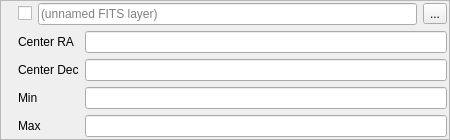
<?xml version="1.0" encoding="UTF-8"?>
<ui version="4.0">
 <class>FITSListWidget</class>
 <widget class="QFrame" name="FITSListWidget">
  <property name="geometry">
   <rect>
    <x>0</x>
    <y>0</y>
    <width>450</width>
    <height>140</height>
   </rect>
  </property>
  <property name="windowTitle">
   <string>Frame</string>
  </property>
  <property name="frameShape">
   <enum>QFrame::StyledPanel</enum>
  </property>
  <property name="frameShadow">
   <enum>QFrame::Raised</enum>
  </property>
  <layout class="QGridLayout" name="gridLayout_3">
   <property name="leftMargin">
    <number>17</number>
   </property>
   <property name="topMargin">
    <number>2</number>
   </property>
   <property name="rightMargin">
    <number>2</number>
   </property>
   <property name="bottomMargin">
    <number>2</number>
   </property>
   <item row="0" column="0">
    <layout class="QHBoxLayout" name="horizontalLayout">
     <item>
      <widget class="QCheckBox" name="m_visibilityBox">
       <property name="text">
        <string/>
       </property>
      </widget>
     </item>
     <item>
      <widget class="QLineEdit" name="m_nameEdit">
       <property name="placeholderText">
        <string>(unnamed FITS layer)</string>
       </property>
      </widget>
     </item>
     <item>
      <widget class="QToolButton" name="m_showHideButton">
       <property name="text">
        <string>...</string>
       </property>
      </widget>
     </item>
    </layout>
   </item>
   <item row="1" column="0">
    <widget class="QWidget" name="m_optionsWidget" native="true">
     <layout class="QGridLayout" name="gridLayout_2">
      <property name="leftMargin">
       <number>0</number>
      </property>
      <property name="topMargin">
       <number>0</number>
      </property>
      <property name="rightMargin">
       <number>0</number>
      </property>
      <property name="bottomMargin">
       <number>0</number>
      </property>
      <item row="0" column="0">
       <layout class="QGridLayout" name="gridLayout">
        <item row="0" column="0">
         <widget class="QLabel" name="label">
          <property name="text">
           <string>Center RA</string>
          </property>
         </widget>
        </item>
        <item row="0" column="1">
         <widget class="DoubleLineEdit" name="m_centerRaEdit"/>
        </item>
        <item row="1" column="0">
         <widget class="QLabel" name="label_2">
          <property name="text">
           <string>Center Dec</string>
          </property>
         </widget>
        </item>
        <item row="1" column="1">
         <widget class="DoubleLineEdit" name="m_centerDecEdit"/>
        </item>
        <item row="2" column="0">
         <widget class="QLabel" name="label_3">
          <property name="text">
           <string>Min</string>
          </property>
         </widget>
        </item>
        <item row="2" column="1">
         <widget class="DoubleLineEdit" name="m_minEdit"/>
        </item>
        <item row="3" column="0">
         <widget class="QLabel" name="label_4">
          <property name="text">
           <string>Max</string>
          </property>
         </widget>
        </item>
        <item row="3" column="1">
         <widget class="DoubleLineEdit" name="m_maxEdit"/>
        </item>
       </layout>
      </item>
     </layout>
    </widget>
   </item>
  </layout>
 </widget>
 <customwidgets>
  <customwidget>
   <class>DoubleLineEdit</class>
   <extends>QLineEdit</extends>
   <header>doublelineedit.h</header>
  </customwidget>
 </customwidgets>
 <resources/>
 <connections/>
</ui>
